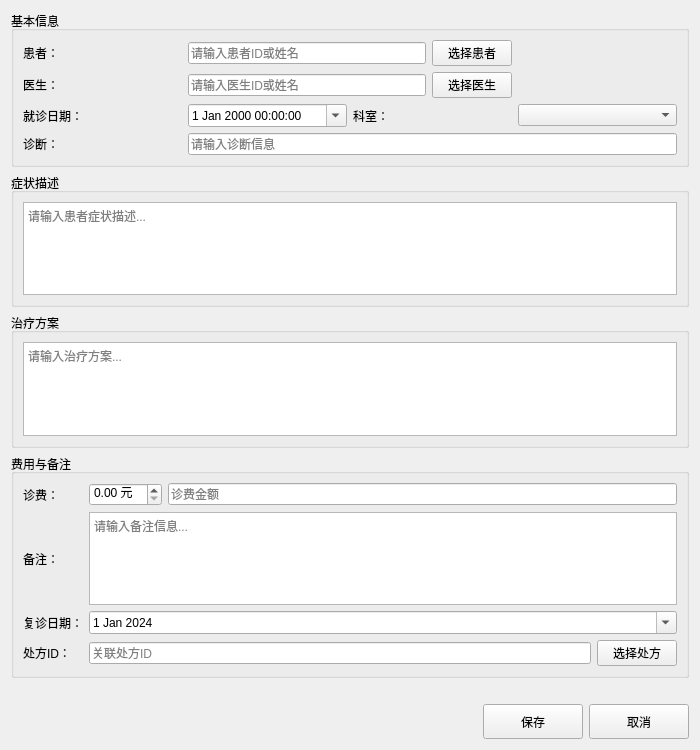
<?xml version="1.0" encoding="UTF-8"?>
<ui version="4.0">
 <class>ConsultRecordEditView</class>
 <widget class="QWidget" name="ConsultRecordEditView">
  <property name="geometry">
   <rect>
    <x>0</x>
    <y>0</y>
    <width>700</width>
    <height>750</height>
   </rect>
  </property>
  <property name="windowTitle">
   <string>就诊记录编辑</string>
  </property>
  <layout class="QVBoxLayout" name="verticalLayout">
   <item>
    <widget class="QGroupBox" name="groupBox">
     <property name="title">
      <string>基本信息</string>
     </property>
     <layout class="QGridLayout" name="gridLayout">
      <item row="0" column="0">
       <widget class="QLabel" name="label">
        <property name="text">
         <string>患者：</string>
        </property>
       </widget>
      </item>
      <item row="0" column="1" colspan="2">
       <layout class="QHBoxLayout" name="horizontalLayout">
        <item>
         <widget class="QLineEdit" name="txtPatientId">
          <property name="placeholderText">
           <string>请输入患者ID或姓名</string>
          </property>
         </widget>
        </item>
        <item>
         <widget class="QPushButton" name="btnSelectPatient">
          <property name="text">
           <string>选择患者</string>
          </property>
         </widget>
        </item>
       </layout>
      </item>
      <item row="1" column="0">
       <widget class="QLabel" name="label_2">
        <property name="text">
         <string>医生：</string>
        </property>
       </widget>
      </item>
      <item row="1" column="1" colspan="2">
       <layout class="QHBoxLayout" name="horizontalLayout_2">
        <item>
         <widget class="QLineEdit" name="txtDoctorId">
          <property name="placeholderText">
           <string>请输入医生ID或姓名</string>
          </property>
         </widget>
        </item>
        <item>
         <widget class="QPushButton" name="btnSelectDoctor">
          <property name="text">
           <string>选择医生</string>
          </property>
         </widget>
        </item>
       </layout>
      </item>
      <item row="2" column="0">
       <widget class="QLabel" name="label_3">
        <property name="text">
         <string>就诊日期：</string>
        </property>
       </widget>
      </item>
      <item row="2" column="1">
       <widget class="QDateTimeEdit" name="dateConsultDate">
        <property name="calendarPopup">
         <bool>true</bool>
        </property>
       </widget>
      </item>
      <item row="2" column="2">
       <widget class="QLabel" name="label_4">
        <property name="text">
         <string>科室：</string>
        </property>
       </widget>
      </item>
      <item row="2" column="3">
       <widget class="QComboBox" name="cmbDepartment"/>
      </item>
      <item row="3" column="0">
       <widget class="QLabel" name="label_9">
        <property name="text">
         <string>诊断：</string>
        </property>
       </widget>
      </item>
      <item row="3" column="1" colspan="3">
       <widget class="QLineEdit" name="txtDiagnosis">
        <property name="placeholderText">
         <string>请输入诊断信息</string>
        </property>
       </widget>
      </item>
     </layout>
    </widget>
   </item>
   <item>
    <widget class="QGroupBox" name="groupBox_2">
     <property name="title">
      <string>症状描述</string>
     </property>
     <layout class="QVBoxLayout" name="verticalLayout_2">
      <item>
       <widget class="QPlainTextEdit" name="txtSymptoms">
        <property name="maximumHeight">
         <number>100</number>
        </property>
        <property name="placeholderText">
         <string>请输入患者症状描述...</string>
        </property>
       </widget>
      </item>
     </layout>
    </widget>
   </item>
   <item>
    <widget class="QGroupBox" name="groupBox_3">
     <property name="title">
      <string>治疗方案</string>
     </property>
     <layout class="QVBoxLayout" name="verticalLayout_3">
      <item>
       <widget class="QPlainTextEdit" name="txtTreatment">
        <property name="maximumHeight">
         <number>100</number>
        </property>
        <property name="placeholderText">
         <string>请输入治疗方案...</string>
        </property>
       </widget>
      </item>
     </layout>
    </widget>
   </item>
   <item>
    <widget class="QGroupBox" name="groupBox_4">
     <property name="title">
      <string>费用与备注</string>
     </property>
     <layout class="QGridLayout" name="gridLayout_2">
      <item row="0" column="0">
       <widget class="QLabel" name="label_5">
        <property name="text">
         <string>诊费：</string>
        </property>
       </widget>
      </item>
      <item row="0" column="1">
       <layout class="QHBoxLayout" name="horizontalLayout_3">
        <item>
         <widget class="QDoubleSpinBox" name="spinConsultFee">
          <property name="suffix">
           <string> 元</string>
          </property>
          <property name="decimals">
           <number>2</number>
          </property>
         </widget>
        </item>
        <item>
         <widget class="QLineEdit" name="txtConsultFee">
          <property name="readOnly">
           <bool>true</bool>
          </property>
          <property name="placeholderText">
           <string>诊费金额</string>
          </property>
         </widget>
        </item>
       </layout>
      </item>
      <item row="1" column="0">
       <widget class="QLabel" name="label_6">
        <property name="text">
         <string>备注：</string>
        </property>
       </widget>
      </item>
      <item row="1" column="1">
       <widget class="QPlainTextEdit" name="txtNotes">
        <property name="maximumHeight">
         <number>60</number>
        </property>
        <property name="placeholderText">
         <string>请输入备注信息...</string>
        </property>
       </widget>
      </item>
      <item row="2" column="0">
       <widget class="QLabel" name="label_7">
        <property name="text">
         <string>复诊日期：</string>
        </property>
       </widget>
      </item>
      <item row="2" column="1">
       <widget class="QDateEdit" name="dateNextVisit">
        <property name="calendarPopup">
         <bool>true</bool>
        </property>
        <property name="minimumDate">
         <date>
          <year>2024</year>
          <month>1</month>
          <day>1</day>
         </date>
        </property>
       </widget>
      </item>
      <item row="3" column="0">
       <widget class="QLabel" name="label_8">
        <property name="text">
         <string>处方ID：</string>
        </property>
       </widget>
      </item>
      <item row="3" column="1">
       <layout class="QHBoxLayout" name="horizontalLayout_4">
        <item>
         <widget class="QLineEdit" name="txtPrescriptionId">
          <property name="placeholderText">
           <string>关联处方ID</string>
          </property>
         </widget>
        </item>
        <item>
         <widget class="QPushButton" name="btnSelectPrescription">
          <property name="text">
           <string>选择处方</string>
          </property>
         </widget>
        </item>
       </layout>
      </item>
     </layout>
    </widget>
   </item>
   <item>
    <widget class="QLabel" name="lblError">
     <property name="text">
      <string/>
     </property>
     <property name="styleSheet">
      <string notr="true">color: red;</string>
     </property>
    </widget>
   </item>
   <item>
    <layout class="QHBoxLayout" name="horizontalLayout_5">
     <item>
      <spacer name="horizontalSpacer">
       <property name="orientation">
        <enum>Qt::Horizontal</enum>
       </property>
       <property name="sizeHint" stdset="0">
        <size>
         <width>40</width>
         <height>20</height>
        </size>
       </property>
      </spacer>
     </item>
     <item>
      <widget class="QPushButton" name="btnSave">
       <property name="minimumSize">
        <size>
         <width>100</width>
         <height>35</height>
        </size>
       </property>
       <property name="text">
        <string>保存</string>
       </property>
      </widget>
     </item>
     <item>
      <widget class="QPushButton" name="btnCancel">
       <property name="minimumSize">
        <size>
         <width>100</width>
         <height>35</height>
        </size>
       </property>
       <property name="text">
        <string>取消</string>
       </property>
      </widget>
     </item>
    </layout>
   </item>
  </layout>
 </widget>
 <resources/>
 <connections/>
</ui>
